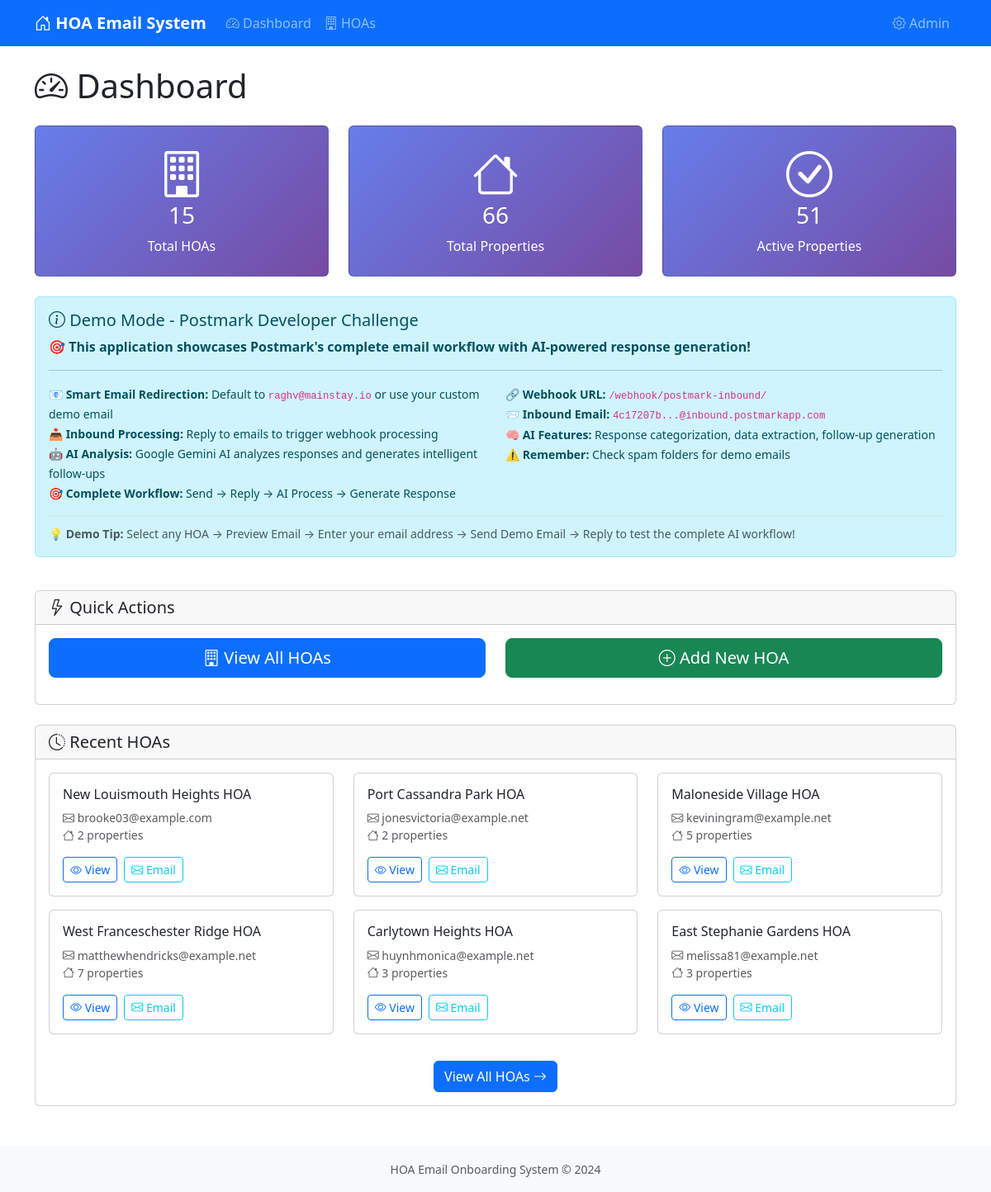
The page / on the database its author committed.
### hoa_management/models.py (models this page shows, shortened)
class HOA(models.Model):
    name = models.CharField(max_length=200, help_text="Name of the HOA")
    address = models.TextField(help_text="Physical address of the HOA")
    contact_email = models.EmailField(
        validators=[EmailValidator()], help_text="Primary contact email for the HOA"
    )
    phone_regex = RegexValidator(
        regex=r"^\+?1?\d{9,15}$",
        message="Phone number must be entered in the format: '+999999999'. Up to 15 digits allowed.",
    )
    phone = models.CharField(
        validators=[phone_regex],
        max_length=17,
        blank=True,
        help_text="Contact phone number",
    )
    management_company = models.CharField(
        max_length=200,
        blank=True,
        null=True,
        help_text="Name of the management company (if any)",
    )
    website = models.URLField(blank=True, null=True, help_text="HOA website URL")
    established_date = models.DateField(
        blank=True, null=True, help_text="Date when HOA was established"
    )
    total_units = models.PositiveIntegerField(
        default=0, help_text="Total number of units managed by this HOA"
    )
    monthly_fee_range = models.CharField(
        max_length=50,
        blank=True,
        null=True,
        help_text="Monthly fee range (e.g., '$200-$400')",
    )
    demo_email_used = models.EmailField(
        blank=True,
        null=True,
        help_text="Demo email address used for this HOA's onboarding",
    )
    created_at = models.DateTimeField(auto_now_add=True)
    updated_at = models.DateTimeField(auto_now=True)
    class Meta:
        verbose_name = "HOA"
        verbose_name_plural = "HOAs"
        ordering = ["name"]
    @property
    def property_count(self):
        return self.properties.count()

### hoa_management/views.py (the view)
# urls.py: path("", views.dashboard, name="dashboard"),
def dashboard(request):
    total_hoas = HOA.objects.count()
    total_properties = Property.objects.count()
    active_properties = Property.objects.filter(is_active=True).count()
    recent_hoas = HOA.objects.order_by("-created_at")[:6]
    context = {
        "total_hoas": total_hoas,
        "total_properties": total_properties,
        "active_properties": active_properties,
        "recent_hoas": recent_hoas,
    }
    return render(request, "hoa_management/dashboard.html", context)

### hoa_management/templates/hoa_management/dashboard.html (shortened to what this page needs)
{% extends 'hoa_management/base.html' %}
{% block content %}
<div class="row">
    <div class="col-12">
        <h1 class="mb-4">
            <i class="bi bi-speedometer2"></i> Dashboard
        </h1>
    </div>
</div>
<div class="row mb-4">
    <div class="col-md-4">
        <div class="card stats-card">
            <div class="card-body text-center">
                <i class="bi bi-building display-4 mb-3"></i>
                <h3>{{ total_hoas }}</h3>
                <p class="mb-0">Total HOAs</p>
            </div>
        </div>
    </div>
    <div class="col-md-4">
        <div class="card stats-card">
            <div class="card-body text-center">
                <i class="bi bi-house display-4 mb-3"></i>
                <h3>{{ total_properties }}</h3>
                <p class="mb-0">Total Properties</p>
            </div>
        </div>
    </div>
    <div class="col-md-4">
        <div class="card stats-card">
            <div class="card-body text-center">
                <i class="bi bi-check-circle display-4 mb-3"></i>
                <h3>{{ active_properties }}</h3>
                <p class="mb-0">Active Properties</p>
            </div>
        </div>
    </div>
</div>
<div class="row mb-4">
    <div class="col-12">
        <div class="alert alert-info" role="alert">
            <h5 class="alert-heading">
                <i class="bi bi-info-circle"></i> Demo Mode - Postmark Developer Challenge
            </h5>
            <p class="mb-2">
                <strong>🎯 This application showcases Postmark's complete email workflow with AI-powered response generation!</strong>
            </p>
            <hr>
            <div class="row">
                <div class="col-md-6">
                    <small>
                        <strong>📧 Smart Email Redirection:</strong> Default to <code>raghv@mainstay.io</code> or use your custom demo email<br>
                        <strong>📥 Inbound Processing:</strong> Reply to emails to trigger webhook processing<br>
                        <strong>🤖 AI Analysis:</strong> Google Gemini AI analyzes responses and generates intelligent follow-ups<br>
                        <strong>🎯 Complete Workflow:</strong> Send → Reply → AI Process → Generate Response
                    </small>
                </div>
                <div class="col-md-6">
                    <small>
                        <strong>🔗 Webhook URL:</strong> <code>/webhook/postmark-inbound/</code><br>
                        <strong>📨 Inbound Email:</strong> <code>4c17207b...@inbound.postmarkapp.com</code><br>
                        <strong>🧠 AI Features:</strong> Response categorization, data extraction, follow-up generation<br>
                        <strong>⚠️ Remember:</strong> Check spam folders for demo emails
                    </small>
                </div>
            </div>
            <div class="mt-3 pt-2 border-top">
                <small class="text-muted">
                    <strong>💡 Demo Tip:</strong>
                    Select any HOA → Preview Email → Enter your email address → Send Demo Email → Reply to test the complete AI workflow!
                </small>
            </div>
        </div>
    </div>
</div>
<div class="row mb-4">
    <div class="col-12">
        <div class="card">
            <div class="card-header">
                <h5 class="mb-0">
                    <i class="bi bi-lightning"></i> Quick Actions
                </h5>
            </div>
            <div class="card-body">
                <div class="row">
                    <div class="col-md-6">
                        <a href="{% url 'hoa_list' %}" class="btn btn-primary btn-lg w-100 mb-3">
                            <i class="bi bi-building"></i> View All HOAs
                        </a>
                    </div>
                    <div class="col-md-6">
                        <a href="/admin/hoa_management/hoa/add/" class="btn btn-success btn-lg w-100 mb-3">
                            <i class="bi bi-plus-circle"></i> Add New HOA
                        </a>
                    </div>
                </div>
            </div>
        </div>
    </div>
</div>
{% if recent_hoas %}
<div class="row">
    <div class="col-12">
        <div class="card">
            <div class="card-header">
                <h5 class="mb-0">
                    <i class="bi bi-clock-history"></i> Recent HOAs
                </h5>
            </div>
            <div class="card-body">
                <div class="row">
                    {% for hoa in recent_hoas %}
                    <div class="col-md-6 col-lg-4 mb-3">
                        <div class="card card-hover h-100">
                            <div class="card-body">
                                <h6 class="card-title">{{ hoa.name }}</h6>
                                <p class="card-text text-muted small">
                                    <i class="bi bi-envelope"></i> {{ hoa.contact_email }}<br>
                                    <i class="bi bi-house"></i> {{ hoa.property_count }} properties
                                </p>
                                <div class="d-flex gap-2">
                                    <a href="{% url 'hoa_detail' hoa.id %}" class="btn btn-sm btn-outline-primary">
                                        <i class="bi bi-eye"></i> View
                                    </a>
                                    <a href="{% url 'email_preview' hoa.id %}" class="btn btn-sm btn-outline-info">
                                        <i class="bi bi-envelope"></i> Email
                                    </a>
                                </div>
                            </div>
                        </div>
                    </div>
                    {% endfor %}
                </div>
                <div class="text-center mt-3">
                    <a href="{% url 'hoa_list' %}" class="btn btn-primary">
                        View All HOAs <i class="bi bi-arrow-right"></i>
                    </a>
                </div>
            </div>
        </div>
    </div>
</div>
{% endif %}
{% endblock %}

### hoa_management/templates/hoa_management/base.html (style rules this page uses)
.stats-card { background: linear-gradient(135deg, #667eea 0%, #764ba2 100%); color: white; }
.stats-card .card-body { padding: 1.5rem; }

### rows shown on the page
HOA: name "New Louismouth Heights HOA", contact_email "brooke03@example.com", property_count "2"
HOA: name "Port Cassandra Park HOA", contact_email "jonesvictoria@example.net", property_count "2"
HOA: name "Maloneside Village HOA", contact_email "keviningram@example.net", property_count "5"
HOA: name "West Franceschester Ridge HOA", contact_email "matthewhendricks@example.net", property_count "7"
HOA: name "Carlytown Heights HOA", contact_email "huynhmonica@example.net", property_count "3"
HOA: name "East Stephanie Gardens HOA", contact_email "melissa81@example.net", property_count "3"

### other values the page prints
{{ total_hoas }} "15"
{{ total_properties }} "66"
{{ active_properties }} "51"
